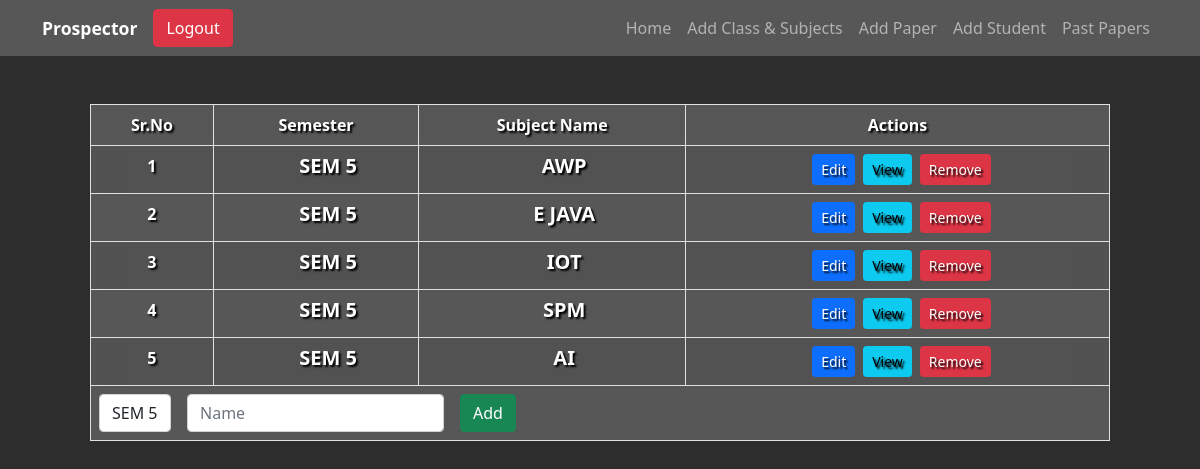
/admin/class.php?class_id=9 (signed in), run on the app's committed database.
### tables this page shows
CREATE TABLE `subject` (
  `id` int(255) NOT NULL,
  `sem` int(1) NOT NULL,
  `name` varchar(150) NOT NULL,
  `class_id` int(11) NOT NULL
);

CREATE TABLE `classes` (
  `id` int(255) NOT NULL,
  `year` varchar(10) NOT NULL,
  `department_id` int(255) NOT NULL
);

### admin/class.php (the view, shortened to what this page needs)
<?php include "../DB/db.php" ?>
<?php $cssFiles = "<link rel='stylesheet' href='../assets/css/student_profile.css'/>" ?>
<?php include "../includes/header.php" ?>
<div class="app">
    <?php include "../includes/navbar-admin.php" ?>
    <?php if (isset($_GET['class_id'])) : ?>
        <div class="container">
            <section id="allDepartment">
                <div class="table-responsive mt-5 mx-5">
                    <table class="table table-striped table-hover table-bordered blurred-bg">
                        <thead>
                            <tr>
                                <th>Sr.No</th>
                                <th>Semester</th>
                                <th>Subject Name</th>
                                <th>Actions</th>
                            </tr>
                        </thead>
                        <tbody>
                            <?php
                            $query = mysqli_query($con, "SELECT * FROM `subject` WHERE `class_id` = " . $_GET['class_id']);
                            $srno = 0;
                            ?>
                            <?php while ($row = mysqli_fetch_assoc($query)) : ?>
                                <tr>
                                    <td><?php echo ++$srno; ?></td>
                                    <td>
                                        <h5 class="fw-bold d-flex align-items-center justify-content-center ps-4 subject">SEM <?php echo $row['sem']; ?></h5>
                                    </td>
                                    <td>
                                        <h5 class="fw-bold d-flex align-items-center justify-content-center ps-4 subject"><?php echo $row['name']; ?></h5>
                                    </td>
                                    <td>
                                        <div class="d-flex justify-content-center">
                                            <a href="class.php?subjectedit=true&class_id=<?php echo $_GET['class_id'] ?>&id=<?php echo $row['id'] ?>" class="ms-2 btn btn-primary btn-sm">Edit</a>
                                            <a href="paper.php?subject_id=<?php echo $row['id'] ?>" class="ms-2 btn btn-info btn-sm">View</a>
                                            <a href="class.php?subjectdelete=true&class_id=<?php echo $_GET['class_id'] ?>&id=<?php echo $row['id'] ?>" class="ms-2 btn btn-danger btn-sm">Remove</a>
                                        </div>
                                    </td>
                                </tr>
                            <?php endwhile; ?>
                            <tr>
                                <td colspan="4">
                                    <form method="POST" action="class.php" class="d-flex">
                                        <div class="me-3">
                                            <select name="sem" id="sem" class="form-control">
                                                <?php $class = mysqli_fetch_assoc(mysqli_query($con, "SELECT * FROM `classes` WHERE `id` = " . $_GET['class_id'])); ?>
                                                <?php if ($class['year'] == "FY") : ?>
                                                    <option value="1" <?php echo isset($isEditing) && $subjectEditData['sem'] ==  1 ? 'selected' : '' ?>>SEM 1</option>
                                                    <option value="2" <?php echo isset($isEditing) && $subjectEditData['sem'] ==  2 ? 'selected' : '' ?>>SEM 2</option>
                                                <?php elseif ($class['year'] == "SY") : ?>
                                                    <option value="3" <?php echo isset($isEditing) && $subjectEditData['sem'] ==  3 ? 'selected' : '' ?>>SEM 3</option>
                                                    <option value="4" <?php echo isset($isEditing) && $subjectEditData['sem'] ==  4 ? 'selected' : '' ?>>SEM 4</option>
                                                <?php elseif ($class['year'] == "TY") : ?>
                                                    <option value="5" <?php echo isset($isEditing) && $subjectEditData['sem'] ==  5 ? 'selected' : '' ?>>SEM 5</option>
                                                <?php endif; ?>
                                            </select>
                                        </div>
                                        <div class="me-3">
                                            <input name="name" type="text" class="form-control" placeholder="Name" aria-label="Name" required value="<?php echo isset($isEditing) ? $subjectEditData['name'] : '' ?>" />
                                        </div>
                                        <div class="me-3">
                                            <button name="<?php echo isset($isEditing) ? 'editsubject' : 'addsubject'; ?>" type="submit" class="btn btn-success">
                                                <?php if (isset($isEditing)) {
                                                    echo "Update";
                                                } else {
                                                    echo "Add";
                                                } ?>
                                            </button>
                                        </div>
                                    </form>
                                </td>
                            </tr>
                        </tbody>
                    </table>
                </div>
            </section>
        </div>
    <?php endif; ?>
</div>
<?php include "../includes/footer.php" ?>

### assets/css/style.css (style rules this page uses)
* { margin: 0; padding: 0; box-sizing: border-box; }
.app { width: 100vw; height: 100vh; background-color: rgba(45, 45, 45); overflow-y: auto; }
h2, h5 { margin: 0; }
.subject { height: 100%; }
.blurred-bg { background: rgba(255, 255, 255, 0.2) !important; backdrop-filter: blur(15px) !important; }
.blurred-bg tr, .blurred-bg td { color: white; text-shadow: 2px 2px 2px #000; font-weight: bold; background-color: transparent; text-align: center; }

### data on the page
subject: sem "5", name "AWP"
subject: sem "5", name "E JAVA"
subject: sem "5", name "IOT"
subject: sem "5", name "SPM"
subject: sem "5", name "AI"
classes: sem "SEM 5"

### other printed values
explode(" | ", $headerTitle)[0] "Prospector"
